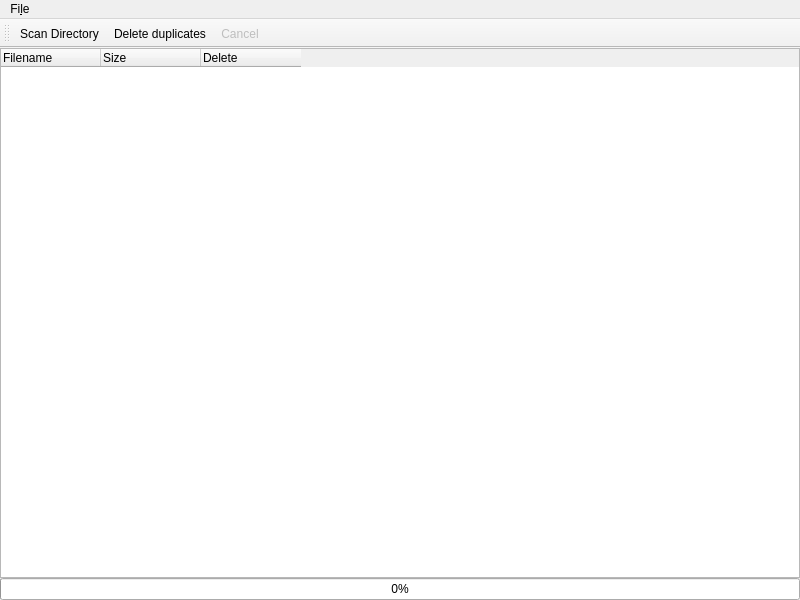
<?xml version="1.0" encoding="UTF-8"?>
<ui version="4.0">
 <class>MainWindow</class>
 <widget class="QMainWindow" name="MainWindow">
  <property name="geometry">
   <rect>
    <x>0</x>
    <y>0</y>
    <width>800</width>
    <height>600</height>
   </rect>
  </property>
  <property name="windowTitle">
   <string>MainWindow</string>
  </property>
  <widget class="QWidget" name="centralWidget">
   <property name="enabled">
    <bool>true</bool>
   </property>
   <property name="layoutDirection">
    <enum>Qt::LeftToRight</enum>
   </property>
   <layout class="QVBoxLayout" name="verticalLayout_2">
    <property name="spacing">
     <number>0</number>
    </property>
    <property name="leftMargin">
     <number>0</number>
    </property>
    <property name="topMargin">
     <number>0</number>
    </property>
    <property name="rightMargin">
     <number>0</number>
    </property>
    <property name="bottomMargin">
     <number>0</number>
    </property>
    <item>
     <widget class="QTreeWidget" name="treeWidget">
      <property name="dragEnabled">
       <bool>false</bool>
      </property>
      <property name="alternatingRowColors">
       <bool>false</bool>
      </property>
      <property name="sortingEnabled">
       <bool>false</bool>
      </property>
      <property name="animated">
       <bool>true</bool>
      </property>
      <attribute name="headerCascadingSectionResizes">
       <bool>false</bool>
      </attribute>
      <attribute name="headerMinimumSectionSize">
       <number>100</number>
      </attribute>
      <attribute name="headerStretchLastSection">
       <bool>false</bool>
      </attribute>
      <column>
       <property name="text">
        <string>Filename</string>
       </property>
      </column>
      <column>
       <property name="text">
        <string>Size</string>
       </property>
      </column>
      <column>
       <property name="text">
        <string>Delete</string>
       </property>
      </column>
     </widget>
    </item>
    <item>
     <widget class="QProgressBar" name="progressBar">
      <property name="value">
       <number>0</number>
      </property>
     </widget>
    </item>
   </layout>
  </widget>
  <widget class="QMenuBar" name="menuBar">
   <property name="geometry">
    <rect>
     <x>0</x>
     <y>0</y>
     <width>800</width>
     <height>22</height>
    </rect>
   </property>
   <widget class="QMenu" name="menuFile">
    <property name="title">
     <string>Fi&amp;le</string>
    </property>
    <addaction name="actionScan_Directory"/>
    <addaction name="actionDelete_Duplicates"/>
    <addaction name="actionCancel"/>
    <addaction name="separator"/>
    <addaction name="actionExit"/>
   </widget>
   <addaction name="menuFile"/>
  </widget>
  <widget class="QToolBar" name="toolBar">
   <property name="windowTitle">
    <string>toolBar</string>
   </property>
   <attribute name="toolBarArea">
    <enum>TopToolBarArea</enum>
   </attribute>
   <attribute name="toolBarBreak">
    <bool>false</bool>
   </attribute>
   <addaction name="actionScan_Directory"/>
   <addaction name="actionDelete_Duplicates"/>
   <addaction name="actionCancel"/>
  </widget>
  <action name="actionScan_Directory">
   <property name="text">
    <string>&amp;Scan Directory...</string>
   </property>
  </action>
  <action name="actionExit">
   <property name="text">
    <string>&amp;Exit</string>
   </property>
  </action>
  <action name="actionDelete_Duplicates">
   <property name="text">
    <string>&amp;Delete duplicates</string>
   </property>
   <property name="toolTip">
    <string>Delete duplicates</string>
   </property>
  </action>
  <action name="actionCancel">
   <property name="enabled">
    <bool>false</bool>
   </property>
   <property name="text">
    <string>Cancel</string>
   </property>
   <property name="toolTip">
    <string>Cancel</string>
   </property>
   <property name="visible">
    <bool>true</bool>
   </property>
  </action>
 </widget>
 <layoutdefault spacing="6" margin="11"/>
 <resources/>
 <connections/>
</ui>
